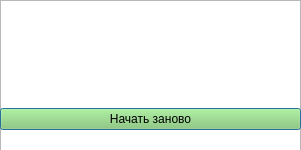
<?xml version="1.0" encoding="UTF-8"?>
<ui version="4.0">
 <class>Dialog</class>
 <widget class="QDialog" name="Dialog">
  <property name="geometry">
   <rect>
    <x>0</x>
    <y>0</y>
    <width>301</width>
    <height>150</height>
   </rect>
  </property>
  <property name="windowTitle">
   <string>Dialog</string>
  </property>
  <widget class="QWidget" name="verticalLayoutWidget">
   <property name="geometry">
    <rect>
     <x>0</x>
     <y>0</y>
     <width>301</width>
     <height>151</height>
    </rect>
   </property>
   <layout class="QVBoxLayout" name="verticalLayout_2">
    <item>
     <layout class="QHBoxLayout" name="horizontalLayout_2">
      <item>
       <spacer name="horizontalSpacer">
        <property name="orientation">
         <enum>Qt::Horizontal</enum>
        </property>
        <property name="sizeType">
         <enum>QSizePolicy::Minimum</enum>
        </property>
        <property name="sizeHint" stdset="0">
         <size>
          <width>40</width>
          <height>20</height>
         </size>
        </property>
       </spacer>
      </item>
      <item>
       <widget class="QLabel" name="label">
        <property name="minimumSize">
         <size>
          <width>0</width>
          <height>62</height>
         </size>
        </property>
        <property name="maximumSize">
         <size>
          <width>88</width>
          <height>62</height>
         </size>
        </property>
        <property name="styleSheet">
         <string notr="true">background-image: url(:/resources/gameOver.png);</string>
        </property>
        <property name="text">
         <string/>
        </property>
       </widget>
      </item>
      <item>
       <spacer name="horizontalSpacer_2">
        <property name="orientation">
         <enum>Qt::Horizontal</enum>
        </property>
        <property name="sizeType">
         <enum>QSizePolicy::Minimum</enum>
        </property>
        <property name="sizeHint" stdset="0">
         <size>
          <width>40</width>
          <height>20</height>
         </size>
        </property>
       </spacer>
      </item>
     </layout>
    </item>
    <item>
     <layout class="QHBoxLayout" name="horizontalLayout">
      <item>
       <widget class="QPushButton" name="pushButton_2">
        <property name="styleSheet">
         <string notr="true">background-color: rgb(139, 207, 103);</string>
        </property>
        <property name="text">
         <string>Начать заново</string>
        </property>
       </widget>
      </item>
     </layout>
    </item>
   </layout>
  </widget>
  <widget class="QTableView" name="tableView">
   <property name="geometry">
    <rect>
     <x>0</x>
     <y>0</y>
     <width>301</width>
     <height>151</height>
    </rect>
   </property>
  </widget>
  <zorder>tableView</zorder>
  <zorder>verticalLayoutWidget</zorder>
 </widget>
 <resources/>
 <connections/>
</ui>
